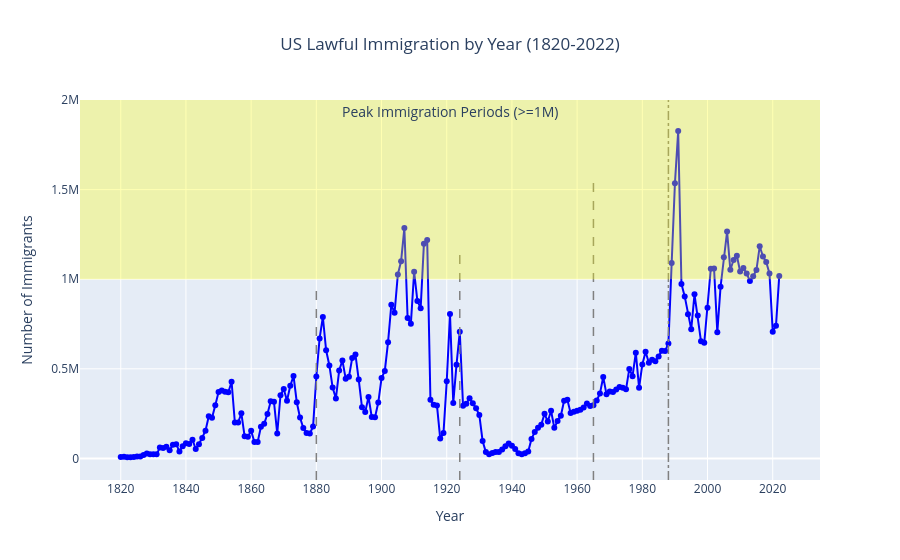

The notebook cell this image was saved under:
### Markdown cell above
### Data Visualization 1

### Code cell
'''Design Line Chart to show Overall Growth across periods'''
fig1 = px.line(
    all_lawful,
    x='Year', y='Number',
    title='US Lawful Immigration by Year (1820-2022)',
    markers=True
)

# set line color
fig1.update_traces(line_color='blue')

# set details
fig1.update_layout(
    title_x=0.5,
    yaxis_title='Number of Immigrants',
    xaxis=dict(tickvals=list(range(1820, 2023, 20)))
)

fig1.add_vline(x=1880, y0=0, y1=0.5, line_dash='dash', line_color='grey', line_width=1.5)
fig1.add_vline(x=1924, y0=0, y1=0.6, line_dash='dash', line_color='grey', line_width=1.5)
fig1.add_vline(x=1965, y0=0, y1=0.8, line_dash='dash', line_color='grey', line_width=1.5)

# detected an obvious turning point at 1988
fig1.add_vline(x=1988, line_dash='dashdot', line_color='gray', line_width=1.5)

fig1.add_hrect(y0=1000000, y1=2000000, 
              fillcolor='yellow', opacity=0.3, line_width=0, 
              annotation_text="Peak Immigration Periods (>=1M)", 
              annotation_position='top', annotation_font_size=14
             )

fig1.show()

### Figure 1 — Plotly figure (JSON) as saved in the notebook; plotly's stock layout.template omitted (floating-point values rounded to 4 significant figures; data arrays with more than 128 entries replaced by an {"elided": "..."} marker saying what was removed)
{"data": [{"hovertemplate": "Year=%{x}<br>Number=%{y}<extra></extra>", "legendgroup": "", "line": {"color": "blue", "dash": "solid"}, "marker": {"symbol": "circle"}, "mode": "lines+markers", "name": "", "orientation": "v", "showlegend": false, "type": "scatter", "x": {"elided": "203 int values"}, "xaxis": "x", "y": {"elided": "203 int values"}, "yaxis": "y"}], "layout": {"annotations": [{"font": {"size": 14}, "showarrow": false, "text": "Peak Immigration Periods (>=1M)", "x": 0.5, "xanchor": "center", "xref": "x domain", "y": 2000000, "yanchor": "top", "yref": "y"}], "legend": {"tracegroupgap": 0}, "shapes": [{"line": {"color": "grey", "dash": "dash", "width": 1.5}, "type": "line", "x0": 1880, "x1": 1880, "xref": "x", "y0": 0, "y1": 0.5, "yref": "y domain"}, {"line": {"color": "grey", "dash": "dash", "width": 1.5}, "type": "line", "x0": 1924, "x1": 1924, "xref": "x", "y0": 0, "y1": 0.6, "yref": "y domain"}, {"line": {"color": "grey", "dash": "dash", "width": 1.5}, "type": "line", "x0": 1965, "x1": 1965, "xref": "x", "y0": 0, "y1": 0.8, "yref": "y domain"}, {"line": {"color": "gray", "dash": "dashdot", "width": 1.5}, "type": "line", "x0": 1988, "x1": 1988, "xref": "x", "y0": 0, "y1": 1, "yref": "y domain"}, {"fillcolor": "yellow", "line": {"width": 0}, "opacity": 0.3, "type": "rect", "x0": 0, "x1": 1, "xref": "x domain", "y0": 1000000, "y1": 2000000, "yref": "y"}], "title": {"text": "US Lawful Immigration by Year (1820-2022)", "x": 0.5}, "xaxis": {"anchor": "y", "domain": [0, 1], "tickvals": [1820, 1840, 1860, 1880, 1900, 1920, 1940, 1960, 1980, 2000, 2020], "title": {"text": "Year"}}, "yaxis": {"anchor": "x", "domain": [0, 1], "title": {"text": "Number of Immigrants"}}}}
